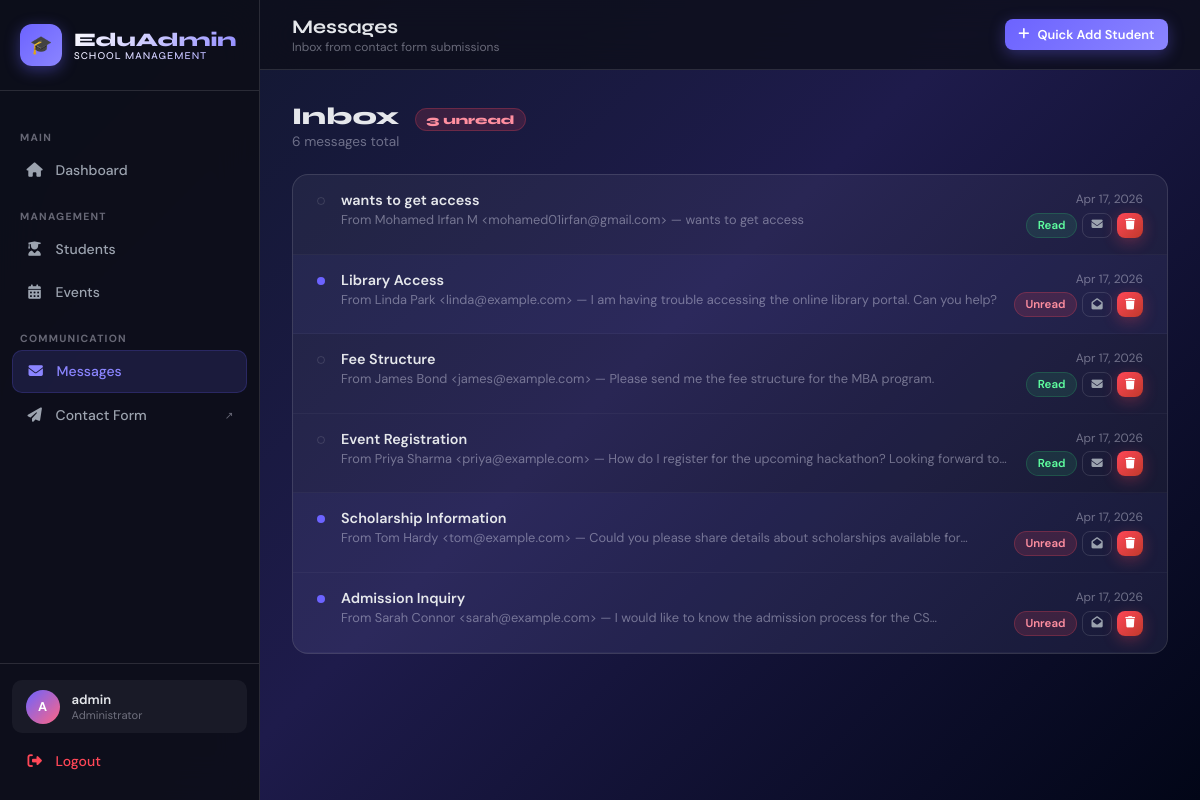
Page /contact/messages/ (signed in) on the committed database.
### contact/models.py (models this page shows, shortened)
class Message(models.Model):
    name = models.CharField(max_length=100)
    email = models.EmailField()
    subject = models.CharField(max_length=200)
    body = models.TextField()
    is_read = models.BooleanField(default=False)
    created_at = models.DateTimeField(auto_now_add=True)
    class Meta:
        ordering = ['-created_at']

### contact/views.py (the view)
# urls.py: path('messages/', views.message_list, name='message_list'),
@login_required
@user_passes_test(is_admin, login_url='/login/')
def message_list(request):
    msgs = ContactMessage.objects.all()
    unread = ContactMessage.objects.filter(is_read=False).count()
    return render(request, 'contact/list.html', {'messages_list': msgs, 'unread': unread})

### contact/views.py (called while the page is built)
def is_admin(user):
    return user.is_staff or user.is_superuser

### templates/contact/list.html (shortened to what this page needs)
{% extends 'dashboard_base.html' %}
{% block page_title %}Messages{% endblock %}
{% block page_subtitle %}Inbox from contact form submissions{% endblock %}
{% block content %}
<div class="page-header">
  <div>
    <h2 style="font-family:'Syne',sans-serif;font-size:1.5rem;font-weight:800;">
      Inbox
      {% if unread > 0 %}
        <span style="margin-left:0.5rem;background:rgba(255,71,87,0.15);color:#ff8fa0;border:1px solid rgba(255,71,87,0.25);border-radius:20px;padding:0.2rem 0.65rem;font-size:0.78rem;">{{ unread }} unread</span>
      {% endif %}
    </h2>
    <p style="color:var(--text-muted);font-size:0.85rem;margin-top:2px;">{{ messages_list.count }} message{{ messages_list.count|pluralize }} total</p>
  </div>
</div>
<div class="table-card">
  {% if messages_list %}
    {% for msg in messages_list %}
    <div class="msg-item {% if not msg.is_read %}unread{% endif %}">
      <div class="msg-dot {% if msg.is_read %}read{% endif %}"></div>
      <div style="flex:1;min-width:0;">
        <a href="{% url 'message_detail' msg.pk %}" style="text-decoration:none;">
          <div class="msg-subject {% if not msg.is_read %}{% endif %}">{{ msg.subject }}</div>
          <div class="msg-preview">From {{ msg.name }} &lt;{{ msg.email }}&gt; — {{ msg.body|truncatechars:80 }}</div>
        </a>
      </div>
      <div class="msg-meta">
        <div class="msg-time">{{ msg.created_at|date:"M d, Y" }}</div>
        <div style="display:flex;gap:0.35rem;justify-content:flex-end;margin-top:0.35rem;">
          <span class="badge {% if msg.is_read %}badge-read{% else %}badge-unread{% endif %}">
            {% if msg.is_read %}Read{% else %}Unread{% endif %}
          </span>
          <a href="{% url 'message_toggle_read' msg.pk %}" class="btn btn-ghost btn-sm" style="padding:0.2rem 0.5rem;font-size:0.7rem;" title="Toggle read/unread">
            <i class="fa-solid {% if msg.is_read %}fa-envelope{% else %}fa-envelope-open{% endif %}"></i>
          </a>
          <a href="{% url 'message_delete' msg.pk %}" class="btn btn-danger btn-sm" style="padding:0.2rem 0.5rem;font-size:0.7rem;">
            <i class="fa-solid fa-trash"></i>
          </a>
        </div>
      </div>
    </div>
    {% endfor %}
  {% else %}
    <div class="empty-state">
      <div class="icon">✉️</div>
      <h3>No messages yet</h3>
      <p style="font-size:0.8rem;margin-top:0.4rem;color:var(--text-muted);">Messages from the contact form will appear here.</p>
    </div>
  {% endif %}
</div>
{% endblock %}

### templates/dashboard_base.html (shortened to what this page needs)
{% load static %}
<!DOCTYPE html>
<html lang="en">
<head>
  <link rel="stylesheet" href="{% static 'css/main.css' %}"/>
  <link rel="stylesheet" href="https://cdnjs.cloudflare.com/ajax/libs/font-awesome/6.5.0/css/all.min.css"/>
</head>
<body>
<div class="layout">
  <aside class="sidebar" id="sidebar">
    <div class="sidebar-logo">
      <div class="logo-icon">🎓</div>
      <div class="brand">
        EduAdmin
        <span>School Management</span>
      </div>
    </div>
    <nav class="sidebar-nav">
      <div class="nav-section-label">Main</div>
      <a href="{% url 'dashboard' %}" class="nav-item {% if request.resolver_match.url_name == 'dashboard' %}active{% endif %}">
        <span class="nav-icon"><i class="fa-solid fa-house"></i></span>
        Dashboard
      </a>
      <div class="nav-section-label">Management</div>
      <a href="{% url 'student_list' %}" class="nav-item {% if 'student' in request.resolver_match.url_name %}active{% endif %}">
        <span class="nav-icon"><i class="fa-solid fa-user-graduate"></i></span>
        Students
      </a>
      <a href="{% url 'event_list' %}" class="nav-item {% if 'event' in request.resolver_match.url_name %}active{% endif %}">
        <span class="nav-icon"><i class="fa-solid fa-calendar-days"></i></span>
        Events
      </a>
      <div class="nav-section-label">Communication</div>
      <a href="{% url 'message_list' %}" class="nav-item {% if 'message' in request.resolver_match.url_name %}active{% endif %}">
        <span class="nav-icon"><i class="fa-solid fa-envelope"></i></span>
        Messages
      </a>
      <a href="{% url 'contact' %}" class="nav-item" target="_blank">
        <span class="nav-icon"><i class="fa-solid fa-paper-plane"></i></span>
        Contact Form
        <span style="margin-left:auto;font-size:0.65rem;color:var(--text-muted)">↗</span>
      </a>
    </nav>
    <div class="sidebar-footer">
      <div class="user-info">
        <div class="user-avatar">{{ request.user.username|first|upper }}</div>
        <div>
          <div class="user-name">{{ request.user.get_full_name|default:request.user.username }}</div>
          <div class="user-role">Administrator</div>
        </div>
      </div>
      <a href="{% url 'logout' %}" class="nav-item" style="color:var(--danger)">
        <span class="nav-icon"><i class="fa-solid fa-right-from-bracket"></i></span>
        Logout
      </a>
    </div>
  </aside>
  <div class="main-content">
    <header class="topbar">
      <div style="display:flex;align-items:center;gap:1rem;">
        <div class="topbar-left">
          <h2>{% block page_title %}Dashboard{% endblock %}</h2>
          <p>{% block page_subtitle %}Welcome back{% endblock %}</p>
        </div>
      </div>
      <div class="topbar-right">
        <a href="{% url 'student_add' %}" class="btn btn-primary btn-sm">
          <i class="fa-solid fa-plus"></i> Quick Add Student
        </a>
      </div>
    </header>
    <main class="page-content">
      {% block content %}{% endblock %}
    </main>
  </div>
</div>
</body>
</html>

### rows in the picture
Message: is_read True (drawn), subject "wants to get access", name "Mohamed Irfan M", email "mohamed01irfan@gmail.com", body "wants to get access", created_at "Apr 17, 2026"
Message: is_read False (drawn), subject "Library Access", name "Linda Park", email "linda@example.com", body "I am having trouble accessing the online library portal. Can you help?", created_at "Apr 17, 2026"
Message: is_read True (drawn), subject "Fee Structure", name "James Bond", email "james@example.com", body "Please send me the fee structure for the MBA program.", created_at "Apr 17, 2026"
Message: is_read True (drawn), subject "Event Registration", name "Priya Sharma", email "priya@example.com", body "How do I register for the upcoming hackathon? Looking forward…", created_at "Apr 17, 2026"
Message: is_read False (drawn), subject "Scholarship Information", name "Tom Hardy", email "tom@example.com", body "Could you please share details about scholarships available…", created_at "Apr 17, 2026"
Message: is_read False (drawn), subject "Admission Inquiry", name "Sarah Connor", email "sarah@example.com", body "I would like to know the admission process for the…", created_at "Apr 17, 2026"

### other values in the picture
{{ request.user.username|first|upper }} "A"
{{ request.user.get_full_name|default:request.user.username }} "admin"
{{ unread }} "3"
{{ messages_list.count }} "6"
